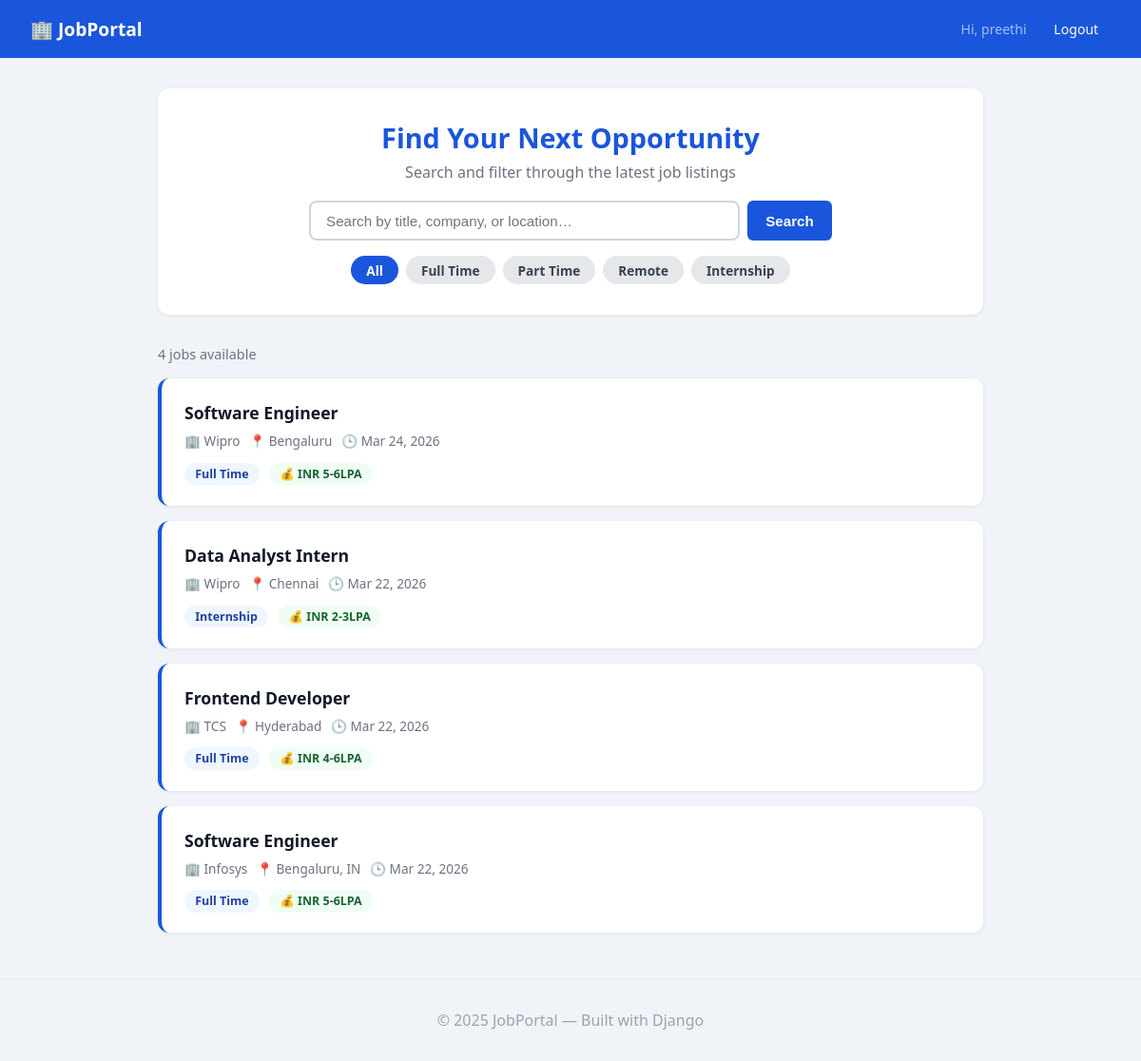
The app's page / (signed in) with its own data.
### jobs/models.py (models this page shows, shortened)
class Job(models.Model):
    JOB_TYPE_CHOICES = [
        ('full_time',  'Full Time'),
        ('part_time',  'Part Time'),
        ('remote',     'Remote'),
        ('internship', 'Internship'),
    ]
    title           = models.CharField(max_length=200)
    company         = models.CharField(max_length=200)
    location        = models.CharField(max_length=200)
    job_type        = models.CharField(max_length=20, choices=JOB_TYPE_CHOICES, default='full_time')
    description     = models.TextField()
    salary          = models.CharField(max_length=100, blank=True, null=True)
    required_skills = models.CharField(
        max_length=500, blank=True, null=True,
        help_text='Enter comma separated skills e.g. Python, Django, SQL'
    )
    posted_at       = models.DateTimeField(auto_now_add=True)
    class Meta:
        ordering = ['-posted_at']

### jobs/views.py (the view)
# urls.py: path('',        views.job_list, name='job_list'),
def job_list(request):
    jobs     = Job.objects.all()
    query    = request.GET.get('q', '')
    job_type = request.GET.get('job_type', '')
    if query:
        jobs = jobs.filter(title__icontains=query)   | \
               jobs.filter(company__icontains=query) | \
               jobs.filter(location__icontains=query)
    if job_type:
        jobs = jobs.filter(job_type=job_type)
    return render(request, 'jobs/job_list.html', {
        'jobs':             jobs,
        'query':            query,
        'job_type':         job_type,
        'job_type_choices': Job.JOB_TYPE_CHOICES,
    })

### jobs/templates/jobs/job_list.html (shortened to what this page needs)
{% extends "jobs/base.html" %}
{% block content %}
<div class="search-section">
    <h1>Find Your Next Opportunity</h1>
    <p>Search and filter through the latest job listings</p>
    <form class="search-form" method="GET">
        <input type="text" name="q" placeholder="Search by title, company, or location…" value="{{ query }}"/>
        <button type="submit" class="btn btn-primary">Search</button>
    </form>
    <div class="filter-btns">
        <a href="?q={{ query }}" class="filter-btn {% if not job_type %}active{% endif %}">All</a>
        {% for value, label in job_type_choices %}
            <a href="?q={{ query }}&job_type={{ value }}" class="filter-btn {% if job_type == value %}active{% endif %}">{{ label }}</a>
        {% endfor %}
    </div>
</div>
<p class="results-info">
    {% if query %}
        {{ jobs.count }} result{{ jobs.count|pluralize }} for "<strong>{{ query }}</strong>"
    {% else %}
        {{ jobs.count }} job{{ jobs.count|pluralize }} available
    {% endif %}
</p>
{% if jobs %}
    {% for job in jobs %}
    <div class="job-card">
        <h2><a href="{% url 'jobs:job_detail' job.pk %}">{{ job.title }}</a></h2>
        <div class="job-meta">
            <span>🏢 {{ job.company }}</span>
            <span>📍 {{ job.location }}</span>
            <span>🕒 {{ job.posted_at|date:"M d, Y" }}</span>
        </div>
        <span class="badge">{{ job.get_job_type_display }}</span>
        {% if job.salary %}<span class="salary-badge">💰 {{ job.salary }}</span>{% endif %}
    </div>
    {% endfor %}
{% else %}
    <div class="empty-state">
        <h3>No jobs found</h3>
        {% if query %}<p>Try a different search or <a href="{% url 'jobs:job_list' %}">view all jobs</a>.</p>{% endif %}
    </div>
{% endif %}
{% endblock %}

### jobs/templates/jobs/base.html (shortened to what this page needs)
<!DOCTYPE html>
<html lang="en">
<head>
</head>
<body>
<nav>
    <a href="{% url 'jobs:job_list' %}" class="logo">🏢 JobPortal</a>
    <div class="nav-links">
        {% if user.is_authenticated %}
            <span>Hi, {{ user.username }}</span>
            <a href="{% url 'accounts:logout' %}">Logout</a>
        {% else %}
            <a href="{% url 'accounts:login' %}">Login</a>
            <a href="{% url 'accounts:register' %}" class="register">Register</a>
        {% endif %}
    </div>
</nav>
<div class="container">
    {% block content %}{% endblock %}
</div>
<footer>
    <p>© 2025 JobPortal — Built with Django</p>
</footer>
</body>
</html>

### jobs/templates/jobs/base.html (style rules this page uses)
* { box-sizing: border-box; margin: 0; padding: 0; }
body { font-family: 'Segoe UI', sans-serif; background: #f0f4f8; color: #333; }
nav { background: #1a56db; padding: 1rem 2rem; display: flex; justify-content: space-between; align-items: center; }
nav a.logo { color: white; text-decoration: none; font-weight: bold; font-size: 1.2rem; }
.nav-links { display: flex; gap: 1rem; align-items: center; }
.nav-links a { color: white; text-decoration: none; font-size: 0.88rem; padding: 0.3rem 0.8rem; border-radius: 6px; }
.nav-links span { color: #a3bffa; font-size: 0.88rem; }
.container { max-width: 900px; margin: 2rem auto; padding: 0 1rem; }
.btn { display: inline-block; padding: 0.5rem 1.2rem; border-radius: 6px; text-decoration: none; font-weight: 600; cursor: pointer; border: none; font-size: 0.95rem; }
.btn-primary { background: #1a56db; color: white; }
footer { text-align: center; padding: 2rem; color: #9ca3af; margin-top: 3rem; border-top: 1px solid #e5e7eb; }

### jobs/templates/jobs/job_list.html (style rules this page uses)
.search-section { background: white; border-radius: 12px; padding: 2rem; margin-bottom: 2rem; box-shadow: 0 1px 4px rgba(0,0,0,0.08); text-align: center; }
.search-section h1 { font-size: 1.8rem; color: #1a56db; margin-bottom: 0.4rem; }
.search-section p { color: #6b7280; margin-bottom: 1.2rem; }
.search-form { display: flex; gap: 0.5rem; max-width: 550px; margin: 0 auto 1rem; }
.search-form input { flex: 1; padding: 0.65rem 1rem; border: 2px solid #d1d5db; border-radius: 8px; font-size: 0.95rem; outline: none; }
.filter-btns { display: flex; flex-wrap: wrap; gap: 0.5rem; justify-content: center; }
.filter-btn { padding: 0.35rem 1rem; border-radius: 20px; font-size: 0.85rem; text-decoration: none; font-weight: 600; background: #e5e7eb; color: #374151; }
.filter-btn.active { background: #1a56db; color: white; }
.results-info { color: #6b7280; margin-bottom: 1rem; font-size: 0.9rem; }
.job-card { background: white; border-radius: 12px; padding: 1.5rem; margin-bottom: 1rem; box-shadow: 0 1px 4px rgba(0,0,0,0.07); border-left: 4px solid #1a56db; transition: transform 0.15s; }
.job-card h2 { font-size: 1.1rem; margin-bottom: 0.3rem; }
.job-card h2 a { text-decoration: none; color: #111827; }
.job-meta { display: flex; flex-wrap: wrap; gap: 0.6rem; margin: 0.5rem 0 0.8rem; font-size: 0.85rem; color: #6b7280; }
.badge { background: #eff6ff; color: #1e429f; padding: 0.2rem 0.7rem; border-radius: 20px; font-weight: 600; font-size: 0.78rem; }
.salary-badge { background: #f0fdf4; color: #166534; padding: 0.2rem 0.7rem; border-radius: 20px; font-weight: 600; font-size: 0.78rem; margin-left: 6px; }

### records on screen
Job: title "Software Engineer", company "Wipro", location "Bengaluru", posted_at "Mar 24, 2026", job_type "Full Time", salary "INR 5-6LPA"
Job: title "Data Analyst Intern", company "Wipro", location "Chennai", posted_at "Mar 22, 2026", job_type "Internship", salary "INR 2-3LPA"
Job: title "Frontend Developer", company "TCS", location "Hyderabad", posted_at "Mar 22, 2026", job_type "Full Time", salary "INR 4-6LPA"
Job: title "Software Engineer", company "Infosys", location "Bengaluru, IN", posted_at "Mar 22, 2026", job_type "Full Time", salary "INR 5-6LPA"

### other values on screen
{{ user.username }} "preethi"
{{ label }} "Full Time" "Part Time" "Remote" "Internship"
{{ jobs.count }} "4"
